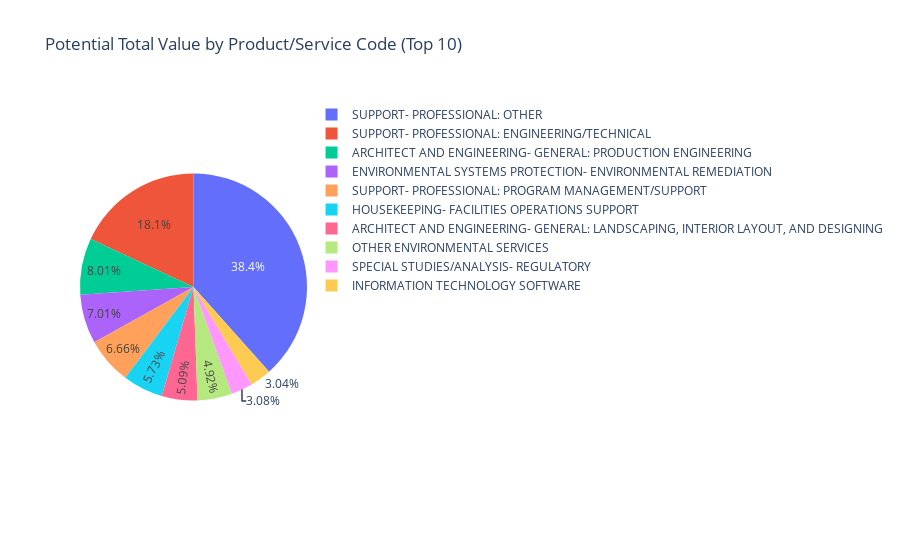

The notebook cell this image was saved under:
### Code cell
# Funding by product/service code (top 10)
product_service_code_summary = data.groupby('product_or_service_code_description')['potential_total_value_of_award'].sum().sort_values(ascending=False).head(10).reset_index()

# Create the pie chart
fig = px.pie(product_service_code_summary, values='potential_total_value_of_award', names='product_or_service_code_description',
             title='Potential Total Value by Product/Service Code (Top 10)',
             labels={'product_or_service_code_description': 'Product/Service Code Description', 'potential_total_value_of_award': 'Potential Total Value (USD)'})

fig.show()

### Figure 1 — Plotly figure (JSON) as saved in the notebook; plotly's stock layout.template omitted (floating-point values rounded to 4 significant figures)
{"data": [{"domain": {"x": [0, 1], "y": [0, 1]}, "hovertemplate": "Product/Service Code Description=%{label}<br>Potential Total Value (USD)=%{value}<extra></extra>", "labels": ["SUPPORT- PROFESSIONAL: OTHER", "SUPPORT- PROFESSIONAL: ENGINEERING/TECHNICAL", "ARCHITECT AND ENGINEERING- GENERAL: PRODUCTION ENGINEERING", "ENVIRONMENTAL SYSTEMS PROTECTION- ENVIRONMENTAL REMEDIATION", "SUPPORT- PROFESSIONAL: PROGRAM MANAGEMENT/SUPPORT", "HOUSEKEEPING- FACILITIES OPERATIONS SUPPORT", "ARCHITECT AND ENGINEERING- GENERAL: LANDSCAPING, INTERIOR LAYOUT, AND DESIGNING", "OTHER ENVIRONMENTAL SERVICES", "SPECIAL STUDIES/ANALYSIS- REGULATORY", "INFORMATION TECHNOLOGY SOFTWARE"], "legendgroup": "", "name": "", "showlegend": true, "type": "pie", "values": [10720000000.0, 5043000000.0, 2238000000.0, 1958000000.0, 1861000000.0, 1600729013, 1421000000.0, 1375000000.0, 859600000.0, 848300000.0]}], "layout": {"legend": {"tracegroupgap": 0}, "title": {"text": "Potential Total Value by Product/Service Code (Top 10)"}}}
